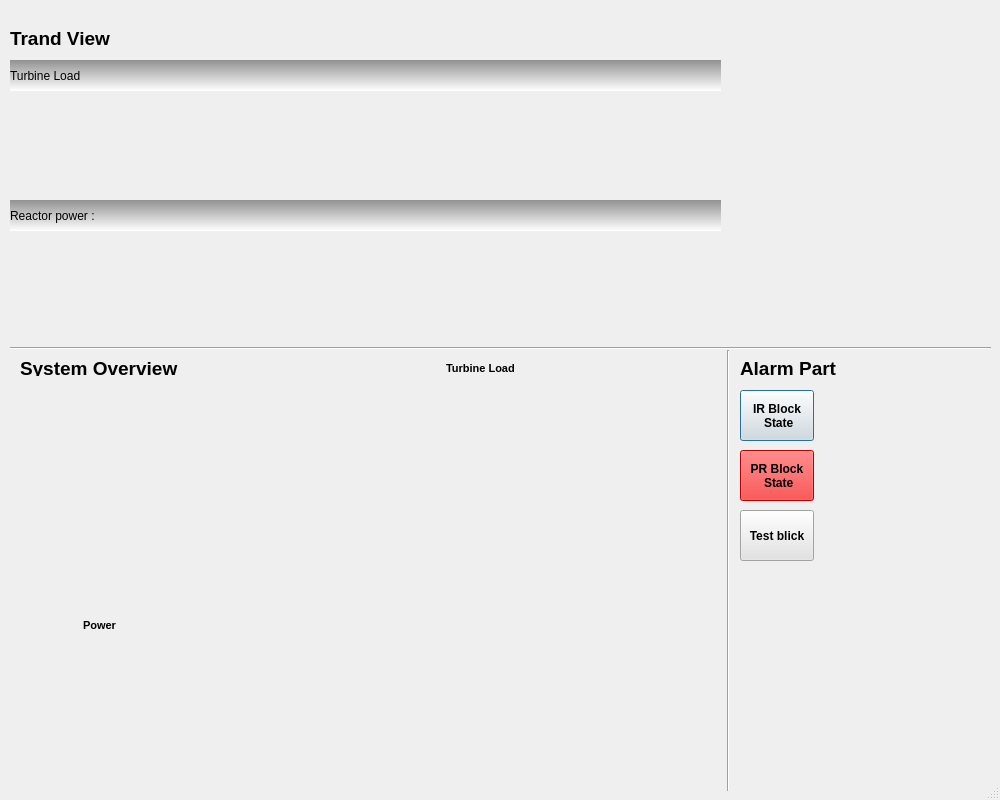
<?xml version="1.0" encoding="UTF-8"?>
<ui version="4.0">
 <class>Dialog</class>
 <widget class="QDialog" name="Dialog">
  <property name="enabled">
   <bool>true</bool>
  </property>
  <property name="geometry">
   <rect>
    <x>0</x>
    <y>0</y>
    <width>1000</width>
    <height>800</height>
   </rect>
  </property>
  <property name="cursor">
   <cursorShape>ArrowCursor</cursorShape>
  </property>
  <property name="focusPolicy">
   <enum>Qt::NoFocus</enum>
  </property>
  <property name="windowTitle">
   <string>Dialog</string>
  </property>
  <property name="accessibleDescription">
   <string/>
  </property>
  <property name="sizeGripEnabled">
   <bool>true</bool>
  </property>
  <property name="modal">
   <bool>false</bool>
  </property>
  <widget class="QWidget" name="verticalLayoutWidget">
   <property name="geometry">
    <rect>
     <x>10</x>
     <y>239</y>
     <width>711</width>
     <height>101</height>
    </rect>
   </property>
   <layout class="QVBoxLayout" name="power_layout"/>
  </widget>
  <widget class="QLabel" name="power_label_1">
   <property name="geometry">
    <rect>
     <x>10</x>
     <y>200</y>
     <width>711</width>
     <height>31</height>
    </rect>
   </property>
   <property name="autoFillBackground">
    <bool>false</bool>
   </property>
   <property name="styleSheet">
    <string notr="true">font: 10pt &quot;Arial&quot;;
background-color: qlineargradient(spread:pad, x1:0, y1:0, x2:0, y2:1, stop:0 rgba(0, 0, 0, 100), stop:1 rgba(255, 255, 255, 255));</string>
   </property>
   <property name="text">
    <string>Reactor power : </string>
   </property>
  </widget>
  <widget class="Line" name="line">
   <property name="geometry">
    <rect>
     <x>720</x>
     <y>350</y>
     <width>16</width>
     <height>441</height>
    </rect>
   </property>
   <property name="orientation">
    <enum>Qt::Vertical</enum>
   </property>
  </widget>
  <widget class="Line" name="line_2">
   <property name="geometry">
    <rect>
     <x>10</x>
     <y>340</y>
     <width>981</width>
     <height>16</height>
    </rect>
   </property>
   <property name="orientation">
    <enum>Qt::Horizontal</enum>
   </property>
  </widget>
  <widget class="QWidget" name="verticalLayoutWidget_2">
   <property name="geometry">
    <rect>
     <x>10</x>
     <y>100</y>
     <width>711</width>
     <height>91</height>
    </rect>
   </property>
   <layout class="QVBoxLayout" name="power_layout_2"/>
  </widget>
  <widget class="QLabel" name="turbine_label_1">
   <property name="geometry">
    <rect>
     <x>10</x>
     <y>60</y>
     <width>711</width>
     <height>31</height>
    </rect>
   </property>
   <property name="autoFillBackground">
    <bool>false</bool>
   </property>
   <property name="styleSheet">
    <string notr="true">font: 10pt &quot;Arial&quot;;
background-color: qlineargradient(spread:pad, x1:0, y1:0, x2:0, y2:1, stop:0 rgba(0, 0, 0, 100), stop:1 rgba(255, 255, 255, 255));</string>
   </property>
   <property name="text">
    <string>Turbine Load</string>
   </property>
  </widget>
  <widget class="QLabel" name="label">
   <property name="geometry">
    <rect>
     <x>30</x>
     <y>360</y>
     <width>691</width>
     <height>441</height>
    </rect>
   </property>
   <property name="styleSheet">
    <string notr="true">image: url(:/Comp/System.png);</string>
   </property>
   <property name="text">
    <string/>
   </property>
  </widget>
  <widget class="QLabel" name="turbine_label_2">
   <property name="geometry">
    <rect>
     <x>446</x>
     <y>360</y>
     <width>161</width>
     <height>16</height>
    </rect>
   </property>
   <property name="font">
    <font>
     <family>Arial</family>
     <pointsize>8</pointsize>
     <weight>75</weight>
     <bold>true</bold>
    </font>
   </property>
   <property name="text">
    <string>Turbine Load</string>
   </property>
  </widget>
  <widget class="QLabel" name="power_label_2">
   <property name="geometry">
    <rect>
     <x>83</x>
     <y>617</y>
     <width>51</width>
     <height>16</height>
    </rect>
   </property>
   <property name="font">
    <font>
     <family>Arial</family>
     <pointsize>8</pointsize>
     <weight>75</weight>
     <bold>true</bold>
    </font>
   </property>
   <property name="text">
    <string>Power</string>
   </property>
  </widget>
  <widget class="QPushButton" name="arlarm_1">
   <property name="geometry">
    <rect>
     <x>740</x>
     <y>390</y>
     <width>74</width>
     <height>51</height>
    </rect>
   </property>
   <property name="font">
    <font>
     <weight>75</weight>
     <bold>true</bold>
     <underline>false</underline>
     <stylestrategy>PreferAntialias</stylestrategy>
     <kerning>true</kerning>
    </font>
   </property>
   <property name="toolTip">
    <string/>
   </property>
   <property name="styleSheet">
    <string notr="true">background-color: rgb(227, 227, 227);</string>
   </property>
   <property name="text">
    <string>IR Block
 State</string>
   </property>
  </widget>
  <widget class="QPushButton" name="arlarm_2">
   <property name="geometry">
    <rect>
     <x>740</x>
     <y>450</y>
     <width>74</width>
     <height>51</height>
    </rect>
   </property>
   <property name="font">
    <font>
     <weight>75</weight>
     <bold>true</bold>
     <underline>false</underline>
     <stylestrategy>PreferAntialias</stylestrategy>
     <kerning>true</kerning>
    </font>
   </property>
   <property name="toolTip">
    <string/>
   </property>
   <property name="styleSheet">
    <string notr="true">background-color: rgb(255, 0, 0);</string>
   </property>
   <property name="text">
    <string>PR Block
 State</string>
   </property>
  </widget>
  <widget class="QLabel" name="label_2">
   <property name="geometry">
    <rect>
     <x>740</x>
     <y>360</y>
     <width>251</width>
     <height>16</height>
    </rect>
   </property>
   <property name="font">
    <font>
     <family>Arial</family>
     <pointsize>14</pointsize>
     <weight>75</weight>
     <bold>true</bold>
    </font>
   </property>
   <property name="text">
    <string>Alarm Part</string>
   </property>
  </widget>
  <widget class="QLabel" name="label_3">
   <property name="geometry">
    <rect>
     <x>20</x>
     <y>360</y>
     <width>251</width>
     <height>16</height>
    </rect>
   </property>
   <property name="font">
    <font>
     <family>Arial</family>
     <pointsize>14</pointsize>
     <weight>75</weight>
     <bold>true</bold>
    </font>
   </property>
   <property name="text">
    <string>System Overview</string>
   </property>
  </widget>
  <widget class="QLabel" name="label_4">
   <property name="geometry">
    <rect>
     <x>10</x>
     <y>30</y>
     <width>251</width>
     <height>16</height>
    </rect>
   </property>
   <property name="font">
    <font>
     <family>Arial</family>
     <pointsize>14</pointsize>
     <weight>75</weight>
     <bold>true</bold>
    </font>
   </property>
   <property name="text">
    <string>Trand View</string>
   </property>
  </widget>
  <widget class="QPushButton" name="arlarm_3">
   <property name="geometry">
    <rect>
     <x>740</x>
     <y>510</y>
     <width>74</width>
     <height>51</height>
    </rect>
   </property>
   <property name="font">
    <font>
     <weight>75</weight>
     <bold>true</bold>
     <underline>false</underline>
     <stylestrategy>PreferAntialias</stylestrategy>
     <kerning>true</kerning>
    </font>
   </property>
   <property name="toolTip">
    <string/>
   </property>
   <property name="styleSheet">
    <string notr="true">background-color: rgb(227, 227, 227);</string>
   </property>
   <property name="text">
    <string>Test blick</string>
   </property>
  </widget>
  <widget class="QLabel" name="Logo">
   <property name="geometry">
    <rect>
     <x>820</x>
     <y>10</y>
     <width>171</width>
     <height>71</height>
    </rect>
   </property>
   <property name="styleSheet">
    <string notr="true">image: url(:/Comp/Lab_log.png);</string>
   </property>
   <property name="text">
    <string/>
   </property>
  </widget>
  <zorder>label</zorder>
  <zorder>verticalLayoutWidget</zorder>
  <zorder>power_label_1</zorder>
  <zorder>line</zorder>
  <zorder>line_2</zorder>
  <zorder>verticalLayoutWidget_2</zorder>
  <zorder>turbine_label_1</zorder>
  <zorder>turbine_label_2</zorder>
  <zorder>power_label_2</zorder>
  <zorder>arlarm_1</zorder>
  <zorder>arlarm_2</zorder>
  <zorder>label_2</zorder>
  <zorder>label_3</zorder>
  <zorder>label_4</zorder>
  <zorder>arlarm_3</zorder>
  <zorder>Logo</zorder>
 </widget>
 <resources>
  <include location="../qt_resource/Study_6_re/study_6_ui.qrc"/>
 </resources>
 <connections/>
</ui>
